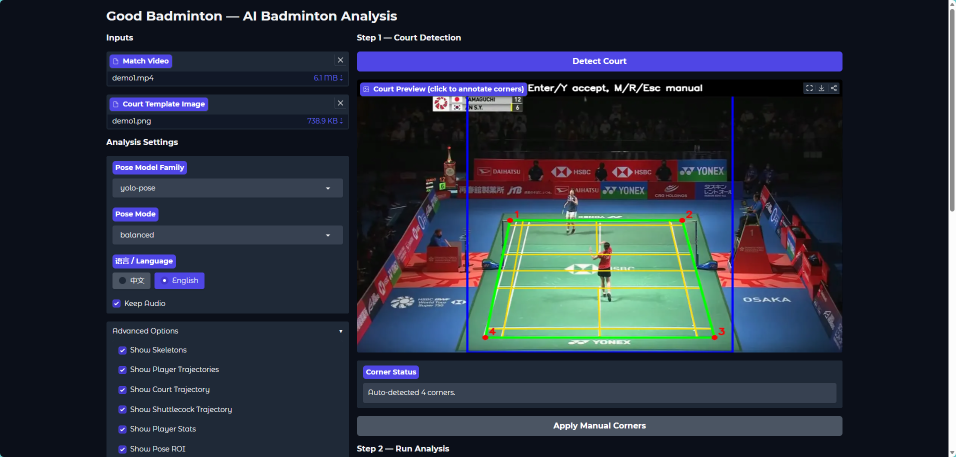
#> input picture assets/webui0-en.png, 1912 x 914 px (shown at 1/2 size); its folder holds only this picture in this run
$ python -i hough.py   (imports and definitions only)
#> lines starting #> are read from the running program, lines starting #| are printed output that depends on the picture; after the words box and inside, x2 and y2 are one past the last pixel; in counts of white or black regions, pixels touching at a corner belong together
### badmintondataprocess/src/badminton_data_process/calibration/reference.py
from __future__ import annotations

from dataclasses import dataclass
from typing import Iterable

import cv2
import numpy as np


COURT_WIDTH_M = 6.10
COURT_LENGTH_M = 13.40
SINGLES_WIDTH_M = 5.18
SINGLES_SIDE_MARGIN_M = (COURT_WIDTH_M - SINGLES_WIDTH_M) / 2.0
SHORT_SERVICE_FROM_NET_M = 1.98
DOUBLES_LONG_SERVICE_FROM_BASELINE_M = 0.76
NET_Y_M = COURT_LENGTH_M / 2.0


@dataclass(frozen=True, slots=True)
class CourtLine:
    name: str
    start: tuple[float, float]
    end: tuple[float, float]
    weight: float = 1.0


@dataclass(frozen=True, slots=True)
class CourtGeometry:
    """Standard doubles-court geometry in metres.

    Court coordinates start at the far-left doubles corner. ``x`` increases
    to the right and ``y`` increases from the far baseline to the near
    baseline. Image corners always use TL, TR, BR, BL order.
    """

    court_type: str
    width_m: float
    length_m: float
    lines: tuple[CourtLine, ...]

    @property
    def corners(self) -> tuple[tuple[float, float], ...]:
        return (
            (0.0, 0.0),
            (self.width_m, 0.0),
            (self.width_m, self.length_m),
            (0.0, self.length_m),
        )

    def corners_array(self) -> np.ndarray:
        return np.asarray(self.corners, dtype=np.float32)

    def project_lines(
        self,
        image_corners: Iterable[Iterable[float]],
    ) -> tuple[tuple[CourtLine, np.ndarray, np.ndarray], ...]:
        corners = np.asarray(image_corners, dtype=np.float32)
        if corners.shape != (4, 2):
            raise ValueError("image_corners must use TL, TR, BR, BL shape (4, 2)")
        matrix = cv2.getPerspectiveTransform(self.corners_array(), corners)
        projected: list[tuple[CourtLine, np.ndarray, np.ndarray]] = []
        for line in self.lines:
            points = np.asarray([[line.start, line.end]], dtype=np.float32)
            image_points = cv2.perspectiveTransform(points, matrix)[0]
            projected.append((line, image_points[0], image_points[1]))
        return tuple(projected)


STANDARD_COURT = CourtGeometry(
    court_type="badminton_doubles",
    width_m=COURT_WIDTH_M,
    length_m=COURT_LENGTH_M,
    lines=(
        CourtLine("far_baseline", (0.0, 0.0), (COURT_WIDTH_M, 0.0), 1.35),
        CourtLine("right_doubles_sideline", (COURT_WIDTH_M, 0.0), (COURT_WIDTH_M, COURT_LENGTH_M), 1.35),
        CourtLine("near_baseline", (COURT_WIDTH_M, COURT_LENGTH_M), (0.0, COURT_LENGTH_M), 1.35),
        CourtLine("left_doubles_sideline", (0.0, COURT_LENGTH_M), (0.0, 0.0), 1.35),
        CourtLine("left_singles_sideline", (SINGLES_SIDE_MARGIN_M, 0.0), (SINGLES_SIDE_MARGIN_M, COURT_LENGTH_M), 0.95),
        CourtLine("right_singles_sideline", (COURT_WIDTH_M - SINGLES_SIDE_MARGIN_M, 0.0), (COURT_WIDTH_M - SINGLES_SIDE_MARGIN_M, COURT_LENGTH_M), 0.95),
        CourtLine("far_doubles_long_service", (0.0, DOUBLES_LONG_SERVICE_FROM_BASELINE_M), (COURT_WIDTH_M, DOUBLES_LONG_SERVICE_FROM_BASELINE_M)),
        CourtLine("near_doubles_long_service", (0.0, COURT_LENGTH_M - DOUBLES_LONG_SERVICE_FROM_BASELINE_M), (COURT_WIDTH_M, COURT_LENGTH_M - DOUBLES_LONG_SERVICE_FROM_BASELINE_M)),
        CourtLine("far_short_service", (0.0, NET_Y_M - SHORT_SERVICE_FROM_NET_M), (COURT_WIDTH_M, NET_Y_M - SHORT_SERVICE_FROM_NET_M), 1.15),
        CourtLine("near_short_service", (0.0, NET_Y_M + SHORT_SERVICE_FROM_NET_M), (COURT_WIDTH_M, NET_Y_M + SHORT_SERVICE_FROM_NET_M), 1.15),
        CourtLine("far_center", (COURT_WIDTH_M / 2.0, 0.0), (COURT_WIDTH_M / 2.0, NET_Y_M - SHORT_SERVICE_FROM_NET_M), 0.8),
        CourtLine("near_center", (COURT_WIDTH_M / 2.0, NET_Y_M + SHORT_SERVICE_FROM_NET_M), (COURT_WIDTH_M / 2.0, COURT_LENGTH_M), 0.8),
        CourtLine("net", (0.0, NET_Y_M), (COURT_WIDTH_M, NET_Y_M), 0.35),
    ),
)


@dataclass(frozen=True, slots=True)
class LineSupportReport:
    score: float
    coverage: float
    supported_lines: int
    total_lines: int
    tolerance_px: float
    per_line: dict[str, float]

    # [9 lines left out: function as_dict, not called in this run]


def bright_line_mask(frame: np.ndarray) -> np.ndarray:
    # A global grayscale threshold turns a bright grey/green playing surface
    # into one solid foreground region. Hough then detects the vinyl/carpet
    # perimeter instead of the regulation white lines. Court lines are both
    # near-neutral (low saturation) and in the bright tail of the current
    # frame, so keep only that intersection.
    hsv = cv2.cvtColor(frame, cv2.COLOR_BGR2HSV)
    saturation = hsv[:, :, 1]
    value = hsv[:, :, 2]
    value_threshold = min(220.0, max(170.0, float(np.percentile(value, 88.0))))
    mask = ((value > value_threshold) & (saturation <= 110)).astype(np.uint8) * 255
    kernel = np.ones((3, 3), dtype=np.uint8)
    return cv2.morphologyEx(mask, cv2.MORPH_CLOSE, kernel, iterations=1)


def score_court_line_support(
    frame: np.ndarray,
    image_corners: Iterable[Iterable[float]],
    *,
    geometry: CourtGeometry = STANDARD_COURT,
    line_mask: np.ndarray | None = None,
    tolerance_px: float | None = None,
) -> LineSupportReport:
    height, width = frame.shape[:2]
    mask = bright_line_mask(frame) if line_mask is None else (line_mask > 0).astype(np.uint8) * 255
    if mask.shape[:2] != (height, width):
        mask = cv2.resize(mask, (width, height), interpolation=cv2.INTER_NEAREST)
    tolerance = tolerance_px or max(3.0, min(width, height) * 0.013)
    distance_map = cv2.distanceTransform(255 - mask, cv2.DIST_L2, 3)

    weighted_score = 0.0
    total_weight = 0.0
    coverages: list[float] = []
    per_line: dict[str, float] = {}
    supported_lines = 0
    for line, start, end in geometry.project_lines(image_corners):
        length = float(np.linalg.norm(end - start))
        if length < 1.0:
            per_line[line.name] = 0.0
            continue
        count = max(18, int(length / 5.0))
        xs = np.linspace(float(start[0]), float(end[0]), count)
        ys = np.linspace(float(start[1]), float(end[1]), count)
        valid = (xs >= 0) & (xs < width) & (ys >= 0) & (ys < height)
        if float(np.mean(valid)) < 0.35:
            per_line[line.name] = 0.0
            continue
        sample_x = np.clip(np.rint(xs[valid]).astype(np.int32), 0, width - 1)
        sample_y = np.clip(np.rint(ys[valid]).astype(np.int32), 0, height - 1)
        distances = distance_map[sample_y, sample_x]
        soft_score = float(np.mean(1.0 - np.clip(distances / tolerance, 0.0, 1.0)))
        coverage = float(np.mean(distances <= tolerance))
        line_score = 0.68 * soft_score + 0.32 * coverage
        per_line[line.name] = line_score
        weighted_score += line.weight * line_score
        total_weight += line.weight
        coverages.append(coverage)
        if coverage >= 0.42:
            supported_lines += 1

    score = weighted_score / total_weight if total_weight else 0.0
    return LineSupportReport(
        score=float(np.clip(score, 0.0, 1.0)),
        coverage=float(np.mean(coverages)) if coverages else 0.0,
        supported_lines=supported_lines,
        total_lines=len(geometry.lines),
        tolerance_px=float(tolerance),
        per_line=per_line,
    )

### badmintondataprocess/src/badminton_data_process/calibration/validation.py
from __future__ import annotations

from dataclasses import dataclass, field
from enum import Enum
from typing import Any, Iterable

import cv2
import numpy as np

from badminton_data_process.calibration.reference import (
    STANDARD_COURT,
    CourtGeometry,
    LineSupportReport,
    score_court_line_support,
)


class CalibrationCandidateSource(str, Enum):
    MANUAL = "manual"
    GREEN_CONTOUR = "green_contour"
    HOUGH_LINES = "hough_lines"


@dataclass(slots=True)
class CalibrationCandidate:
    corners: np.ndarray
    source: CalibrationCandidateSource
    frame_index: int
    diagnostics: dict[str, Any] = field(default_factory=dict)

    def __post_init__(self) -> None:
        self.corners = np.asarray(self.corners, dtype=np.float32)


@dataclass(frozen=True, slots=True)
class CalibrationThresholds:
    min_area_ratio: float = 0.08
    min_line_support: float = 0.15
    max_condition_number: float = 1.0e10
    max_reprojection_error_px: float = 1.0
    max_out_of_bounds_ratio: float = 0.0


@dataclass(slots=True)
class CalibrationQuality:
    area_ratio: float = 0.0
    line_support: LineSupportReport | None = None
    condition_number: float | None = None
    reprojection_error_px: float | None = None
    out_of_bounds_ratio: float = 1.0
    quality_score: float = 0.0

    # [9 lines left out: function as_dict, not called in this run]


@dataclass(slots=True)
class CalibrationValidationResult:
    candidate: CalibrationCandidate
    accepted: bool
    reasons: list[str]
    quality: CalibrationQuality
    homography_image_to_court: np.ndarray | None

    # [173 lines left out: functions as_dict, _polygon_area, _ordered_tl_tr_br_bl, validate_calibration_candidate, normalized_corner_rmse, select_stable_calibration, not called in this run]

### badmintondataprocess/src/badminton_data_process/calibration/hough.py
from __future__ import annotations

from dataclasses import dataclass
from itertools import combinations

import cv2
import numpy as np

from badminton_data_process.calibration.reference import (
    DOUBLES_LONG_SERVICE_FROM_BASELINE_M,
    SINGLES_SIDE_MARGIN_M,
    STANDARD_COURT,
    bright_line_mask,
    score_court_line_support,
)
from badminton_data_process.calibration.validation import (
    CalibrationCandidate,
    CalibrationCandidateSource,
)


@dataclass(frozen=True, slots=True)
class LineSegment:
    points: tuple[float, float, float, float]
    angle_deg: float
    length: float
    midpoint: tuple[float, float]


def _segment(values: np.ndarray) -> LineSegment:
    x1, y1, x2, y2 = (float(value) for value in values)
    dx = x2 - x1
    dy = y2 - y1
    return LineSegment(
        points=(x1, y1, x2, y2),
        angle_deg=float(np.degrees(np.arctan2(dy, dx)) % 180.0),
        length=float(np.hypot(dx, dy)),
        midpoint=((x1 + x2) / 2.0, (y1 + y2) / 2.0),
    )


def _dedupe(segments: list[LineSegment], *, axis: int, tolerance: float) -> list[LineSegment]:
    selected: list[LineSegment] = []
    for segment in sorted(segments, key=lambda item: item.length, reverse=True):
        coordinate = segment.midpoint[axis]
        if any(abs(coordinate - other.midpoint[axis]) <= tolerance for other in selected):
            continue
        selected.append(segment)
    return selected


def detect_court_line_segments(
    frame: np.ndarray,
) -> tuple[list[LineSegment], list[LineSegment], np.ndarray]:
    segments, mask = _detect_all_line_segments(frame)
    height, width = frame.shape[:2]
    horizontal: list[LineSegment] = []
    side: list[LineSegment] = []
    for segment in segments:
        shallow_angle = min(segment.angle_deg, 180.0 - segment.angle_deg)
        if shallow_angle <= 20.0:
            horizontal.append(segment)
        elif 45.0 <= segment.angle_deg <= 135.0:
            side.append(segment)
    return (
        _dedupe(horizontal, axis=1, tolerance=max(8.0, height * 0.018))[:10],
        _dedupe(side, axis=0, tolerance=max(10.0, width * 0.02))[:10],
        mask,
    )


def _detect_all_line_segments(frame: np.ndarray) -> tuple[list[LineSegment], np.ndarray]:
    height, width = frame.shape[:2]
    mask = bright_line_mask(frame)
    kernel = np.ones((3, 3), dtype=np.uint8)
    mask = cv2.morphologyEx(mask, cv2.MORPH_CLOSE, kernel, iterations=1)
    edges = cv2.Canny(mask, 40, 120)
    lines = cv2.HoughLinesP(
        edges,
        1,
        np.pi / 180.0,
        threshold=max(24, int(min(width, height) * 0.06)),
        minLineLength=max(30, int(min(width, height) * 0.12)),
        maxLineGap=max(12, int(min(width, height) * 0.04)),
    )
    if lines is None:
        return [], mask

    # OpenCV 4 commonly returns (N, 1, 4), while OpenCV 5 may return
    # (N, 4). Normalize at this Adapter boundary.
    return [_segment(raw) for raw in np.asarray(lines).reshape(-1, 4)], mask


def _intersection(first: LineSegment, second: LineSegment) -> np.ndarray | None:
    x1, y1, x2, y2 = first.points
    x3, y3, x4, y4 = second.points
    denominator = (x1 - x2) * (y3 - y4) - (y1 - y2) * (x3 - x4)
    if abs(denominator) < 1e-6:
        return None
    determinant_first = x1 * y2 - y1 * x2
    determinant_second = x3 * y4 - y3 * x4
    return np.asarray(
        [
            (determinant_first * (x3 - x4) - (x1 - x2) * determinant_second) / denominator,
            (determinant_first * (y3 - y4) - (y1 - y2) * determinant_second) / denominator,
        ],
        dtype=np.float32,
    )


def _polygon_area(points: np.ndarray) -> float:
    x = points[:, 0]
    y = points[:, 1]
    return abs(float(np.dot(x, np.roll(y, -1)) - np.dot(y, np.roll(x, -1)))) / 2.0


def _outside_regulation_line_penalty(
    frame: np.ndarray,
    corners: np.ndarray,
    line_mask: np.ndarray,
) -> float:
    """Penalize an internal regulation rectangle masquerading as the outer court.

    Badminton's singles sidelines and long-service lines form smaller,
    self-similar rectangles. A candidate can align every projected line while
    still choosing one of those internal lines as an outer boundary. If the
    next expected regulation spacing *outside* a proposed boundary contains a
    strong white line, the proposed boundary is probably internal.
    """

    height, width = frame.shape[:2]
    matrix = cv2.getPerspectiveTransform(STANDARD_COURT.corners_array(), corners)
    distance_map = cv2.distanceTransform(
        255 - (line_mask > 0).astype(np.uint8) * 255,
        cv2.DIST_L2,
        3,
    )
    tolerance = max(3.0, min(width, height) * 0.013)
    court_width = STANDARD_COURT.width_m
    court_length = STANDARD_COURT.length_m
    outside_lines = (
        ((-SINGLES_SIDE_MARGIN_M, 0.0), (-SINGLES_SIDE_MARGIN_M, court_length)),
        ((court_width + SINGLES_SIDE_MARGIN_M, 0.0), (court_width + SINGLES_SIDE_MARGIN_M, court_length)),
        ((0.0, -DOUBLES_LONG_SERVICE_FROM_BASELINE_M), (court_width, -DOUBLES_LONG_SERVICE_FROM_BASELINE_M)),
        ((0.0, court_length + DOUBLES_LONG_SERVICE_FROM_BASELINE_M), (court_width, court_length + DOUBLES_LONG_SERVICE_FROM_BASELINE_M)),
    )
    scores: list[float] = []
    for start, end in outside_lines:
        projected = cv2.perspectiveTransform(
            np.asarray([[start, end]], dtype=np.float32),
            matrix,
        )[0]
        length = float(np.linalg.norm(projected[1] - projected[0]))
        if length < 1.0:
            continue
        count = max(18, int(length / 5.0))
        xs = np.linspace(float(projected[0, 0]), float(projected[1, 0]), count)
        ys = np.linspace(float(projected[0, 1]), float(projected[1, 1]), count)
        valid = (xs >= 0) & (xs < width) & (ys >= 0) & (ys < height)
        if float(np.mean(valid)) < 0.25:
            continue
        sample_x = np.clip(np.rint(xs[valid]).astype(np.int32), 0, width - 1)
        sample_y = np.clip(np.rint(ys[valid]).astype(np.int32), 0, height - 1)
        distances = distance_map[sample_y, sample_x]
        soft = float(np.mean(1.0 - np.clip(distances / tolerance, 0.0, 1.0)))
        coverage = float(np.mean(distances <= tolerance))
        scores.append(0.68 * soft + 0.32 * coverage)
    return max(scores, default=0.0)


def generate_hough_candidates(
    frame: np.ndarray,
    *,
    frame_index: int = 0,
    max_candidates: int = 12,
) -> list[CalibrationCandidate]:
    horizontal, sides, _mask = detect_court_line_segments(frame)
    height, width = frame.shape[:2]
    candidates: list[tuple[float, CalibrationCandidate]] = []
    for first_horizontal, second_horizontal in combinations(horizontal, 2):
        top, bottom = sorted(
            (first_horizontal, second_horizontal),
            key=lambda item: item.midpoint[1],
        )
        if bottom.midpoint[1] - top.midpoint[1] < height * 0.25:
            continue
        for first_side, second_side in combinations(sides, 2):
            left, right = sorted((first_side, second_side), key=lambda item: item.midpoint[0])
            if right.midpoint[0] - left.midpoint[0] < width * 0.18:
                continue
            intersections = (
                _intersection(top, left),
                _intersection(top, right),
                _intersection(bottom, right),
                _intersection(bottom, left),
            )
            if any(point is None for point in intersections):
                continue
            corners = np.asarray(intersections, dtype=np.float32)
            if not np.all(np.isfinite(corners)):
                continue
            if np.any(corners[:, 0] < -width * 0.03) or np.any(corners[:, 0] > width * 1.03):
                continue
            if np.any(corners[:, 1] < -height * 0.03) or np.any(corners[:, 1] > height * 1.03):
                continue
            area_ratio = _polygon_area(corners) / max(1.0, float(width * height))
            if area_ratio < 0.08:
                continue
            total_length = top.length + bottom.length + left.length + right.length
            geometric_score = area_ratio + total_length / max(1.0, 2.0 * width + height)
            candidates.append(
                (
                    geometric_score,
                    CalibrationCandidate(
                        corners=corners,
                        source=CalibrationCandidateSource.HOUGH_LINES,
                        frame_index=frame_index,
                        diagnostics={
                            "geometric_score": round(geometric_score, 6),
                            "horizontal_segment_count": len(horizontal),
                            "side_segment_count": len(sides),
                        },
                    ),
                )
            )
    # Long carpet edges can outrank fragmented white doubles sidelines on raw
    # segment length alone. Keep a broad geometric shortlist, then rank it by
    # support for the complete regulation line layout in the white-line mask.
    candidates.sort(key=lambda item: item[0], reverse=True)
    shortlist = candidates[: max(80, max_candidates * 10)]
    ranked: list[tuple[float, float, float, CalibrationCandidate]] = []
    for geometric_score, candidate in shortlist:
        support = score_court_line_support(frame, candidate.corners, line_mask=_mask)
        outside_penalty = _outside_regulation_line_penalty(
            frame,
            candidate.corners,
            _mask,
        )
        adjusted_support = support.score - 1.2 * outside_penalty
        candidate.diagnostics["ranking_line_support"] = round(support.score, 6)
        candidate.diagnostics["outside_line_penalty"] = round(outside_penalty, 6)
        candidate.diagnostics["adjusted_line_support"] = round(adjusted_support, 6)
        ranked.append((adjusted_support, support.score, geometric_score, candidate))
    ranked.sort(key=lambda item: (item[0], item[1], item[2]), reverse=True)
    return [candidate for _, _, _, candidate in ranked[:max_candidates]]


# [148 lines left out: function generate_low_angle_hough_candidates, not called in this run]

>>> import cv2
>>> picture = cv2.imread('../../../../assets/webui0-en.png')
#> picture is the input picture: shape (914, 1912, 3); mean B, G, R 61.3, 48.3, 41.4
>>> result = generate_hough_candidates(picture)
#> in bright_line_mask, `saturation = hsv[:, :, 1]`:
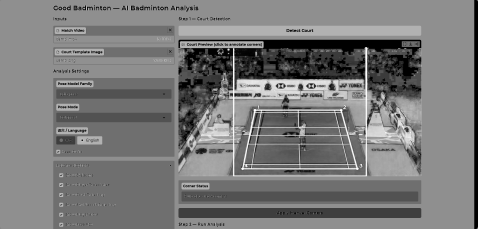
#> saturation: shape (914, 1912) (shown at 1/4 size); min 0, max 255, mean 120.8
#> in bright_line_mask, `value = hsv[:, :, 2]`:
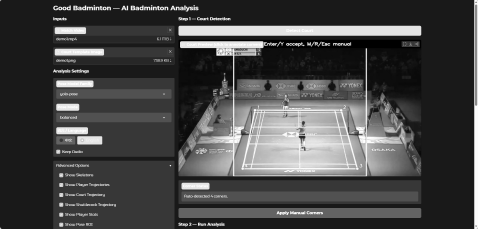
#> value: shape (914, 1912) (shown at 1/4 size); min 0, max 255, mean 69.5
#> in bright_line_mask, `value_threshold = min(220.0, max(170.0, float(np.percentile(value, 88...`: value_threshold = 177
#> in bright_line_mask, `mask = ((value > value_threshold) & (saturation <= 110)).astype(np.uin..`:
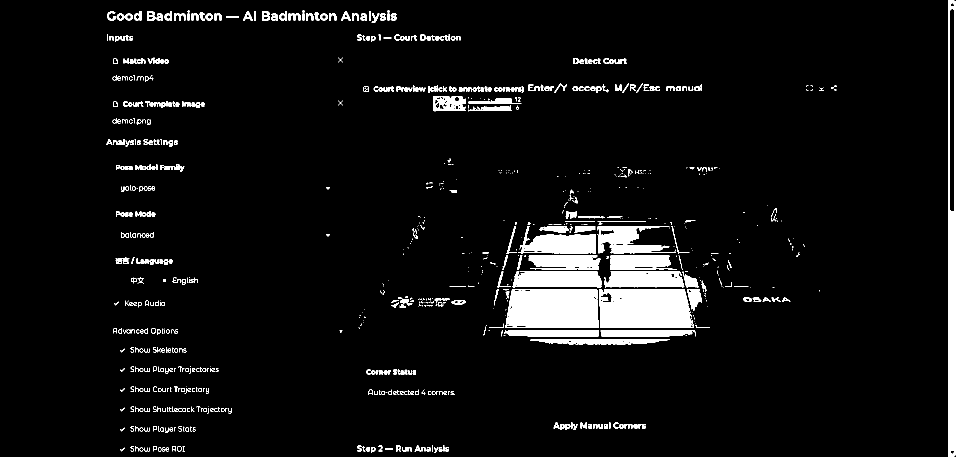
#> mask: shape (914, 1912) (shown at 1/2 size); 5.8% white; 840 white regions (376 under 20 px), largest, box (x1, y1, x2, y2) and area: (1010, 578, 1198, 656) 13767, (1198, 578, 1388, 656) 13597, (1897, 0, 1912, 914) 10006
#> in bright_line_mask, `return cv2.morphologyEx(mask, cv2.MORPH_CLOSE, kernel, iterations=1)`:
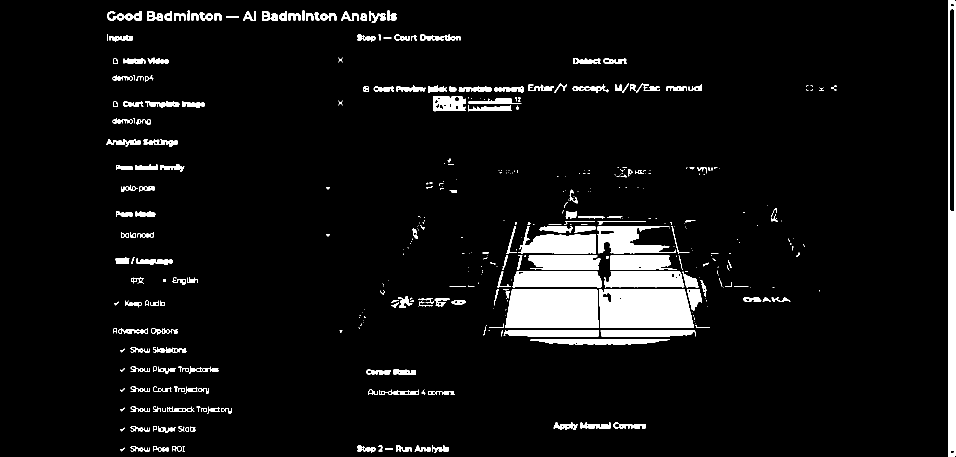
#> returned value: shape (914, 1912) (shown at 1/2 size); 6.2% white; 414 white regions (192 under 20 px), largest, box (x1, y1, x2, y2) and area: (1010, 578, 1198, 656) 13954, (1198, 578, 1388, 656) 13780, (1897, 0, 1912, 914) 10013
#> in _detect_all_line_segments, `lines = cv2.HoughLinesP( edges, 1, np.pi / 180.0, threshold=max(24, in..`: lines = 152 rows, first 6: [1896, 913, 1896, 0], [1908, 420, 1908, 0], [995, 577, 1409, 577], [1899, 418, 1899, 22], [994, 573, 1501, 573], [969, 659, 1388, 659]
#> (the rest of the program and of its run is left out)
